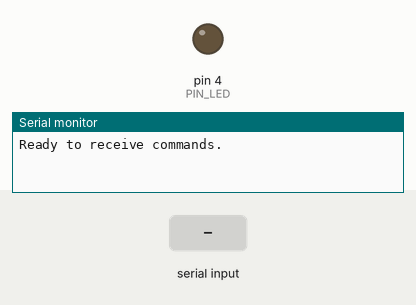
This sketch was run on a simulated Arduino Uno, built with avr-gcc and run on an emulated ATmega328P. Shown: output pins drawn as LEDs (lit = HIGH), the last lines printed to the serial monitor. The test bench sets the inputs (shaded band).

Above: at 1.2 s.
1.3 s: "on\n" received over Serial
At 2.2 s:
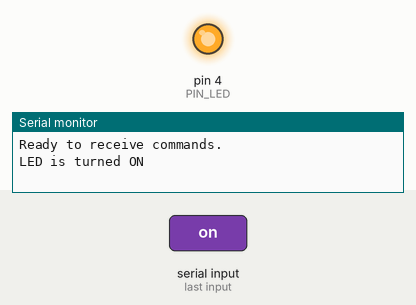
2.9 s: "off\n" received over Serial
At 3.5 s:
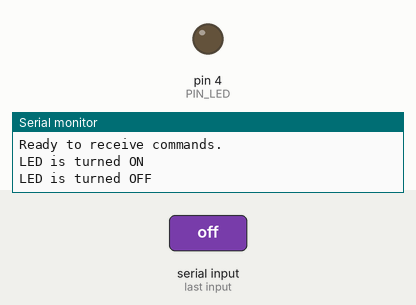
Timing chart, 0 to 5.9 s (numbered marks = the images above; inputs shaded):
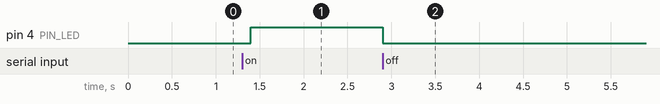

Measured:
- after the input at 1.3 s, pin 4 (PIN_LED): LOW → HIGH after 0.10 s
- after the input at 2.9 s, pin 4 (PIN_LED): HIGH → LOW at once

The sketch:

LEDCMD.ino
```cpp
#define PIN_LED 4 // D4

void setup() {
  // Initialize serial port
  Serial.begin(9600);
  Serial.println("Ready to receive commands.");

  // Configure D4 as output pin and start with LED OFF condition
  pinMode(PIN_LED, OUTPUT);
  digitalWrite(PIN_LED, LOW);
}

void loop() {

  // Check if serial data is available
  if (Serial.available() > 0) {

    // Read command from serial port
    String cmd = Serial.readStringUntil('\n');
    //Serial.println(cmd);

    if (cmd.equals("on")) {
      // Turn the LED ON
      digitalWrite(PIN_LED, HIGH);
      Serial.println("LED is turned ON");
    }
    else if (cmd.equals("off")) {
      // Turn the LED OFF
      digitalWrite(PIN_LED, LOW);
      Serial.println("LED is turned OFF");
    }
    else {
      Serial.println("Please enter valid input (on or off)");
    }
  }

delay(100);
}
```
